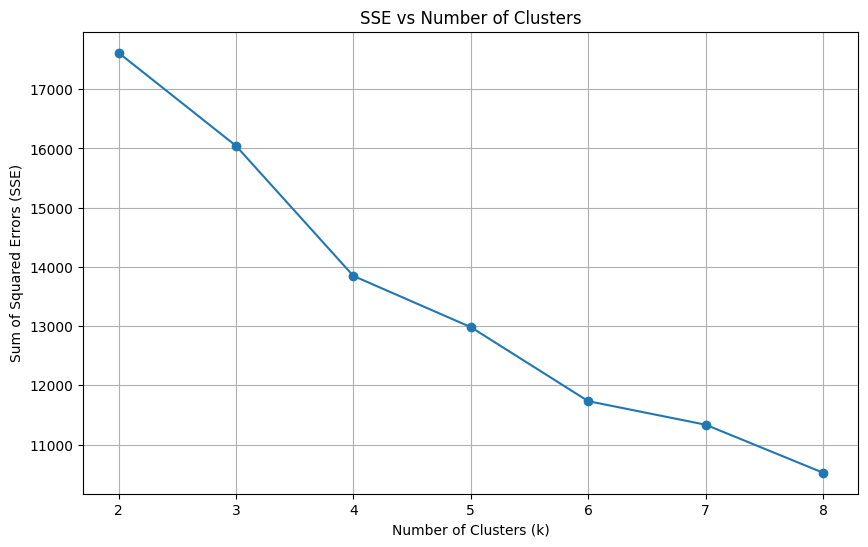

The Python source for this figure:
import pandas as pd
from sklearn.preprocessing import MinMaxScaler
from sklearn.cluster import KMeans
import matplotlib.pyplot as plt

# Load data
data = pd.read_csv('accounts.csv')
df = data.iloc[:, :8]
df = df.drop_duplicates().dropna()

# Convert categorical to numerical
data_dummies = pd.get_dummies(df, drop_first=True)

scaler = MinMaxScaler()
dn = scaler.fit_transform(data_dummies)

SSE = []

for k in range(2, 9):
    kmeans = KMeans(n_clusters=k, max_iter=500, random_state=42)
    kmeans.fit(dn)
    SSE.append(kmeans.inertia_)

# Plot SSE vs number of clusters
plt.figure(figsize=(10, 6))
plt.plot(range(2, 9), SSE, marker='o')
plt.title('SSE vs Number of Clusters')
plt.xlabel('Number of Clusters (k)')
plt.ylabel('Sum of Squared Errors (SSE)')
plt.grid(True)
plt.show()
